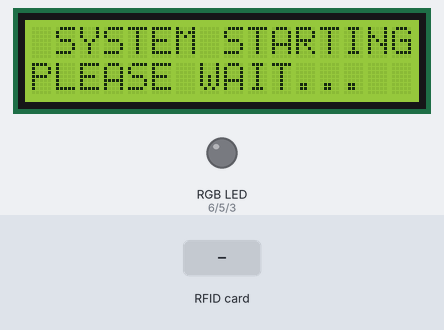
Bench run of a sketch on a simulated Arduino Uno, built with avr-gcc and run on an emulated ATmega328P. Shown: 16×2 character LCD, an RGB LED mixed from three pins (HIGH = lit). Dashed ring = blinking. The test bench sets the inputs (shaded band). Pins used as bus, display or sensor lines are not drawn; what the sketch prints to the serial monitor is not drawn.

Above: at 0.8 s.
At 2.9 s:
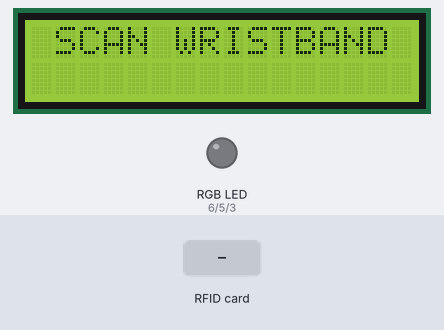
3.0 s: RFID card 5E 7A 19 C4 held to the reader
At 3.3 s:
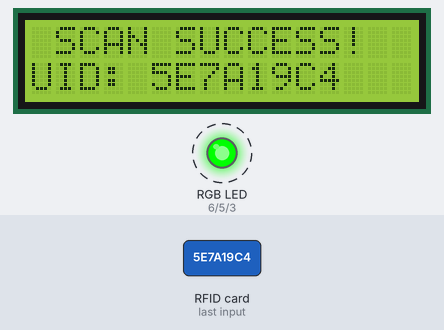
At 4.2 s:
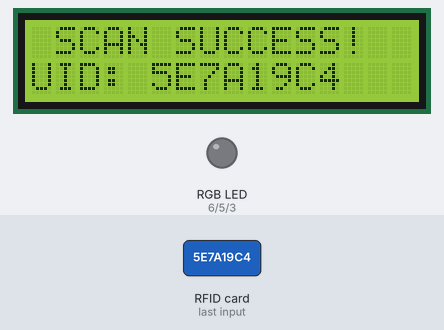
Timing chart, 0 to 6.0 s (numbered marks = the images above; inputs shaded):
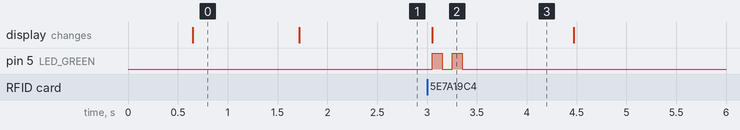

Measured:
- after the input at 3.0 s, pin 5 (LED_GREEN): alternates HIGH for 0.10 s and LOW for 0.10 s, 4 changes in all, then stays LOW, starting after 0.05 s; the display: changes after 0.05 s (image 2)
- what the display in image 0 shows lasts 1.0 s, from 0.7 s to 1.7 s
- what the display in image 2 shows lasts 1.4 s, from 3.1 s to 4.5 s

The sketch:

rfid_serial_reader.ino
```cpp
/*
 * RFID Attendance Reader — Arduino UNO R3 + RC522 + LCD + RGB LED
 * ──────────────────────────────────────────────────────────
 * Hardware wiring (USER: please verify carefully!)
 * ────────────────
 *  RC522 RFID Reader (3.3V ONLY - DO NOT USE 5V!):
 *    VCC  → 3.3V (Red wire)
 *    GND  → GND  (Black wire)
 *    RST  → D9   (Orange wire)
 *    SDA  → D10  (Yellow wire - SPI SS)
 *    MOSI → D11  (Green wire - SPI MOSI)
 *    MISO → D12  (Green wire - SPI MISO)
 *    SCK  → D13  (Green wire - SPI SCK)
 *
 *  I2C LCD (16x2):
 *    VCC  → 5V
 *    GND  → GND
 *    SDA  → A4
 *    SCL  → A5
 *
 *  RGB LED (Common Cathode):
 *    Red   → D6
 *    Green → D5
 *    Blue  → D3
 */

#include <SPI.h>
#include <MFRC522.h>
#include <Wire.h>
#include <LiquidCrystal_I2C.h>

// ── Pin definitions ────────────────────────────────────────────────────────
#define RC522_RST_PIN 9
#define RC522_SS_PIN 10
#define LED_RED 6
#define LED_GREEN 5
#define LED_BLUE 3

// ── Configuration ──────────────────────────────────────────────────────────
#define DEVICE_ID "DOOR_01"
#define SERIAL_BAUD 115200
#define SAME_CARD_MS 2000
#define LED_FLASH_MS 100
#define LCD_ADDR 0x27       // Common addresses: 0x27, 0x3F

MFRC522 mfrc522(RC522_SS_PIN, RC522_RST_PIN);
LiquidCrystal_I2C lcd(LCD_ADDR, 16, 2);

char lastUID[20] = "";
uint32_t lastScanTime = 0;

void setup() {
    Serial.begin(SERIAL_BAUD);
    while (!Serial);
    delay(500); // Give serial time to settle

    Serial.println(F("\n--- RFID System Starting ---"));

    // 1. I2C Scan (Internal Diagnosis)
    Wire.begin();
    Wire.beginTransmission(LCD_ADDR);
    if (Wire.endTransmission() != 0) {
        Serial.println(F("DEBUG: LCD not found at 0x27. Trying 0x3F..."));
        // This is a simple diagnostic, we don't change the global lcd object address here
        // but we'll print it to the serial log so we know why it's blank.
    } else {
        Serial.println(F("DEBUG: LCD found at 0x27"));
    }

    // 2. LCD Init
    lcd.init();
    lcd.backlight();
    lcd.clear();
    lcd.setCursor(0, 0);
    lcd.print(F(" SYSTEM STARTING "));
    lcd.setCursor(0, 1);
    lcd.print(F("PLEASE WAIT...  "));

    // 3. RFID Init
    SPI.begin();
    mfrc522.PCD_Init();
    delay(50);

    // Self-test for RFID
    Serial.println(F("DEBUG: Testing RFID Reader..."));
    mfrc522.PCD_DumpVersionToSerial();
    // Note: PCD_DumpVersionToSerial returns void.
    // If chip is connected, it prints version info. If not, it prints 0x00 or 0xFF.

    mfrc522.PCD_SetAntennaGain(mfrc522.RxGain_max);

    // 4. LED Pins
    pinMode(LED_RED, OUTPUT);
    pinMode(LED_GREEN, OUTPUT);
    pinMode(LED_BLUE, OUTPUT);
    setRGB(0, 0, 0);

    delay(1000);
    lcd.clear();
    lcd.setCursor(0, 0);
    lcd.print(F(" SCAN WRISTBAND "));

    // Send standard ready message for bridge
    Serial.println(F("{\"status\":\"ready\",\"device_id\":\"" DEVICE_ID "\"}"));
}

void loop() {
    // Detect a card
    if (!mfrc522.PICC_IsNewCardPresent()) {
        byte atqa[2];
        byte atqaSize = sizeof(atqa);
        if (mfrc522.PICC_WakeupA(atqa, &atqaSize) != MFRC522::STATUS_OK) {
            return;
        }
    }

    if (!mfrc522.PICC_ReadCardSerial()) return;

    // Build UID string
    char uid[20];
    buildUIDString(mfrc522.uid.uidByte, mfrc522.uid.size, uid);
    mfrc522.PICC_HaltA();
    mfrc522.PCD_StopCrypto1();

    uint32_t now = millis();

    // Debounce
    if (strcmp(uid, lastUID) == 0 && (now - lastScanTime) < SAME_CARD_MS) {
        return;
    }

    strncpy(lastUID, uid, sizeof(lastUID) - 1);
    lastScanTime = now;

    // Send JSON to bridge
    Serial.print(F("{\"uid\":\""));
    Serial.print(uid);
    Serial.print(F("\",\"device_id\":\"" DEVICE_ID "\"}"));
    Serial.println();

    // Feedback
    lcd.setCursor(0, 0);
    lcd.print(F(" SCAN SUCCESS!  "));
    lcd.setCursor(0, 1);
    lcd.print(F("UID: "));
    lcd.print(uid);

    flashGreen(2);

    delay(1000);
    lcd.clear();
    lcd.setCursor(0, 0);
    lcd.print(F(" SCAN WRISTBAND "));
}

void buildUIDString(byte *buffer, byte length, char *out) {
    char *p = out;
    for (byte i = 0; i < length; i++) {
        sprintf(p, "%02X", buffer[i]);
        p += 2;
    }
    *p = '\0';
}

void setRGB(uint8_t r, uint8_t g, uint8_t b) {
    analogWrite(LED_RED, r);
    analogWrite(LED_GREEN, g);
    analogWrite(LED_BLUE, b);
}

void flashGreen(uint8_t count) {
    for (uint8_t i = 0; i < count; i++) {
        setRGB(0, 255, 0);
        delay(LED_FLASH_MS);
        setRGB(0, 0, 0);
        delay(LED_FLASH_MS);
    }
}
```
